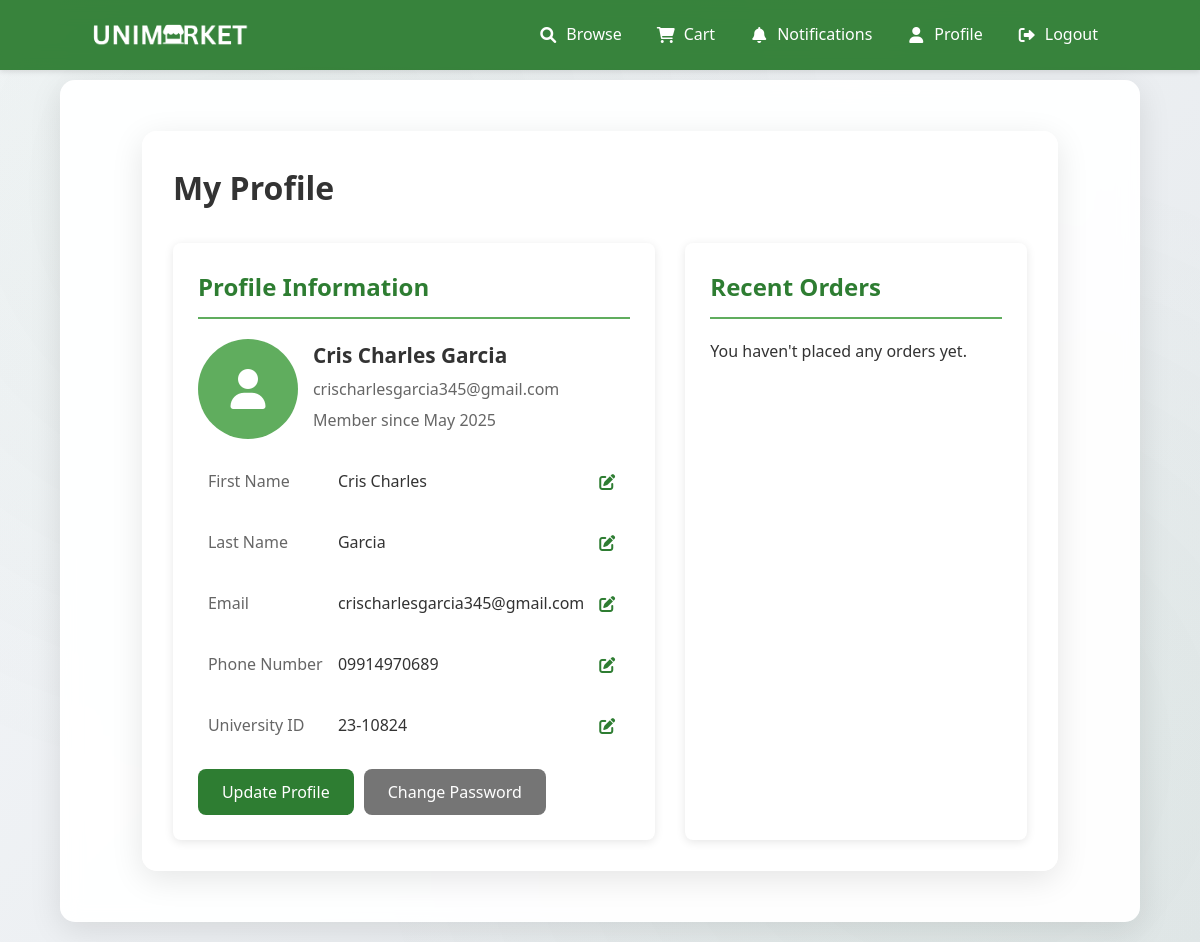
The page /Unimarket/customer/profile.php (signed in) on the database its author committed.
### tables this page shows
CREATE TABLE `users` (
  `user_id` int(11) NOT NULL,
  `username` varchar(50) NOT NULL,
  `password` varchar(255) NOT NULL,
  `email` varchar(100) NOT NULL,
  `role` enum('customer','owner','admin') DEFAULT NULL,
  `first_name` varchar(50) NOT NULL,
  `last_name` varchar(50) NOT NULL,
  `phone` varchar(20) DEFAULT NULL,
  `university_id` varchar(20) DEFAULT NULL,
  `created_at` timestamp NOT NULL DEFAULT current_timestamp()
);

### Unimarket/customer/profile.php (the view, shortened to what this page needs)
<?php
require_once '../config/database.php';
$stmt = $pdo->prepare("SELECT * FROM users WHERE user_id = ?");
$stmt->execute([$_SESSION['user_id']]);
$user = $stmt->fetch();
$stmt = $pdo->prepare("
    SELECT o.order_id, o.order_date, o.total_amount, o.status, o.pickup_schedule
    FROM orders o
    WHERE o.customer_id = ?
    ORDER BY o.order_date DESC
    LIMIT 5
");
$stmt->execute([$_SESSION['user_id']]);
$orders = $stmt->fetchAll();
?>
<!DOCTYPE html>
<html lang="en">
<head>
    <link rel="stylesheet" href="/unimarket/assets/css/style.css">
    <link rel="stylesheet" href="/unimarket/assets/css/responsive.css">
    <link rel="stylesheet" href="https://cdnjs.cloudflare.com/ajax/libs/font-awesome/6.0.0/css/all.min.css">
</head>
<body>
    <?php include '../includes/header.php'; ?>
    <div class="container">
        <h1>My Profile</h1>
        <div class="profile-container">
            <div class="profile-section">
                <h2 class="section-title">Profile Information</h2>
                <div class="profile-info">
                    <div class="profile-avatar">
                        <i class="fas fa-user"></i>
                    </div>
                    <div class="profile-details">
                        <h3><?php echo htmlspecialchars($user['first_name'] . ' ' . htmlspecialchars($user['last_name'])); ?></h3>
                        <p><?php echo htmlspecialchars($user['email']); ?></p>
                        <p>Member since <?php echo date('F Y', strtotime($user['created_at'])); ?></p>
                    </div>
                </div>
                <form method="POST" id="profileForm">
                    <div class="profile-field">
                        <span class="field-label">First Name</span>
                        <span class="field-value"><?php echo htmlspecialchars($user['first_name']); ?></span>
                        <button type="button" class="edit-btn" onclick="toggleEdit(this)">
                            <i class="fas fa-edit"></i>
                        </button>
                    </div>
                    <div class="profile-field">
                        <span class="field-label">Last Name</span>
                        <span class="field-value"><?php echo htmlspecialchars($user['last_name']); ?></span>
                        <button type="button" class="edit-btn" onclick="toggleEdit(this)">
                            <i class="fas fa-edit"></i>
                        </button>
                    </div>
                    <div class="profile-field">
                        <span class="field-label">Email</span>
                        <span class="field-value"><?php echo htmlspecialchars($user['email']); ?></span>
                        <button type="button" class="edit-btn" onclick="toggleEdit(this)">
                            <i class="fas fa-edit"></i>
                        </button>
                    </div>
                    <div class="profile-field">
                        <span class="field-label">Phone Number</span>
                        <span class="field-value"><?php echo htmlspecialchars($user['phone']); ?></span>
                        <button type="button" class="edit-btn" onclick="toggleEdit(this)">
                            <i class="fas fa-edit"></i>
                        </button>
                    </div>
                    <div class="profile-field">
                        <span class="field-label">University ID</span>
                        <span class="field-value"><?php echo htmlspecialchars($user['university_id']); ?></span>
                        <button type="button" class="edit-btn" onclick="toggleEdit(this)">
                            <i class="fas fa-edit"></i>
                        </button>
                    </div>
                    <div class="button-group">
                        <button type="button" class="btn-update" onclick="openUpdateModal()">Update Profile</button>
                        <button type="button" class="btn-update btn-secondary" onclick="openPasswordModal()">Change Password</button>
                    </div>
                </form>
            </div>
            <div class="profile-section">
                <h2 class="section-title">Recent Orders</h2>
                <?php if (empty($orders)): ?>
                    <p>You haven't placed any orders yet.</p>
                <?php endif; ?>
            </div>
        </div>
    </div>
</body>
</html>

### Unimarket/assets/css/style.css (style rules this page uses)
:root { --primary-color: #2e7d32; --primary-light: #60ad5e; --primary-dark: #005005; --secondary-color: #f5f5f5; --text-color: #333; --light-text: #fff; --error-color: #d32f2f; --success-color: #388e3c; --warning-color: #f57c00; --light-bg: #f5f5f5; --white: #ffffff; --border-color: #e0e0e0; --shadow-color: rgba(0, 0, 0, 0.1); }
* { margin: 0; padding: 0; box-sizing: border-box; font-family: 'Segoe UI', Tahoma, Geneva, Verdana, sans-serif; }
body { background-color: #f9f9f9; color: var(--text-color); line-height: 1.6; font-family: 'Roboto', sans-serif; min-height: 100vh; background: linear-gradient(135deg, #f5f7fa 0%, #e4e8eb 100%); position: relative; }
body::before { content: ''; position: fixed; top: 0; left: 0; width: 100%; height: 100%; background: radial-gradient(circle at 20% 20%, rgba(46, 125, 50, 0.05) 0%, transparent 50%), radial-gradient(circle at 80% 80%, rgba(76, 175, 80, 0.05) 0%, transparent 50%), radial-gradient(circle at 50% 50%, rgba(27, 94, 32, 0.03) 0%, transparent 50%); pointer-events: none; z-index: -1; }
.container { width: 90%; max-width: 1200px; margin: 20px auto; padding: 30px; background: rgba(255, 255, 255, 0.95); border-radius: 15px; box-shadow: 0 8px 32px rgba(0, 0, 0, 0.1); backdrop-filter: blur(10px); -webkit-backdrop-filter: blur(10px); border: 1px solid rgba(255, 255, 255, 0.2); }
.btn-secondary { background-color: #757575; }

### Unimarket/customer/profile.php (style rules this page uses)
.profile-container { display: grid; grid-template-columns: 1fr; gap: 30px; margin-top: 30px; }
@media (min-width: 992px) { .profile-container { grid-template-columns: 1fr 1fr; } }
.profile-section { background-color: white; border-radius: 8px; box-shadow: 0 2px 10px rgba(0,0,0,0.1); padding: 25px; }
.section-title { font-size: 1.5rem; margin-bottom: 20px; color: var(--primary-color); border-bottom: 2px solid var(--primary-light); padding-bottom: 10px; }
.profile-info { display: grid; grid-template-columns: 100px 1fr; gap: 15px; align-items: center; margin-bottom: 20px; }
.profile-avatar { width: 100px; height: 100px; border-radius: 50%; background-color: var(--primary-light); display: flex; align-items: center; justify-content: center; color: white; font-size: 2.5rem; }
.profile-details h3 { margin-bottom: 5px; font-size: 1.3rem; }
.profile-details p { color: #666; margin-bottom: 5px; }
.btn-update { display: inline-block; padding: 12px 24px; background: var(--primary-color); color: white; border: none; border-radius: 8px; cursor: pointer; text-decoration: none; font-size: 1rem; font-weight: 500; transition: all 0.3s ease; position: relative; overflow: hidden; }
.btn-update::after { content: ''; position: absolute; top: 0; left: 0; width: 100%; height: 100%; background: linear-gradient(45deg, transparent, rgba(255, 255, 255, 0.1), transparent); transform: translateX(-100%); transition: transform 0.6s ease; }
.btn-secondary { background-color: #757575; }
.button-group { display: flex; gap: 10px; margin-top: 20px; }
.profile-field { display: flex; align-items: center; gap: 10px; margin-bottom: 15px; padding: 10px; border-radius: 8px; background: rgba(255, 255, 255, 0.5); transition: all 0.3s ease; }
.field-label { font-weight: 500; min-width: 120px; color: #666; }
.field-value { flex: 1; }
.edit-btn { background: none; border: none; color: var(--primary-color); cursor: pointer; padding: 5px; border-radius: 4px; transition: all 0.3s ease; display: flex; align-items: center; justify-content: center; }
.edit-btn i { font-size: 1rem; }

### Unimarket/includes/header.php (style rules this page uses)
body { padding-top: 60px !important; }

### rows shown on the page
users: first_name+last_name "Cris Charles Garcia", email "crischarlesgarcia345@gmail.com", created_at "May 2025", first_name "Cris Charles", last_name "Garcia", phone "09914970689", university "23-10824"
